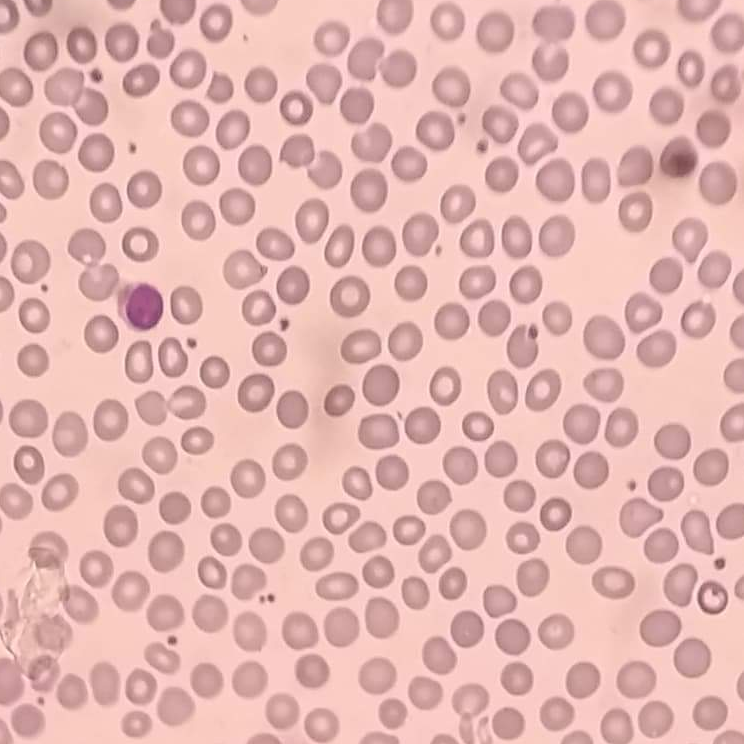
#> input picture Cell images/cell3.png, 744 x 744 px, found by its file name
$ python Cell_coverage_area_and_counting.py
#> lines starting #> are read from the running program, lines starting #| are printed output that depends on the picture; after the words box and inside, x2 and y2 are one past the last pixel; in counts of white or black regions, pixels touching at a corner belong together; long printed decimals are rounded

from skimage import filters
from scipy import ndimage
import matplotlib.pyplot as plt
import cv2
from skimage import measure


img = cv2.imread('/home/zahid/Zahid/cell3.png')
#> img is the input picture: shape (744, 744, 3); mean B, G, R 177.8, 182, 227.5
gray = cv2.cvtColor(img, cv2.COLOR_BGR2GRAY)
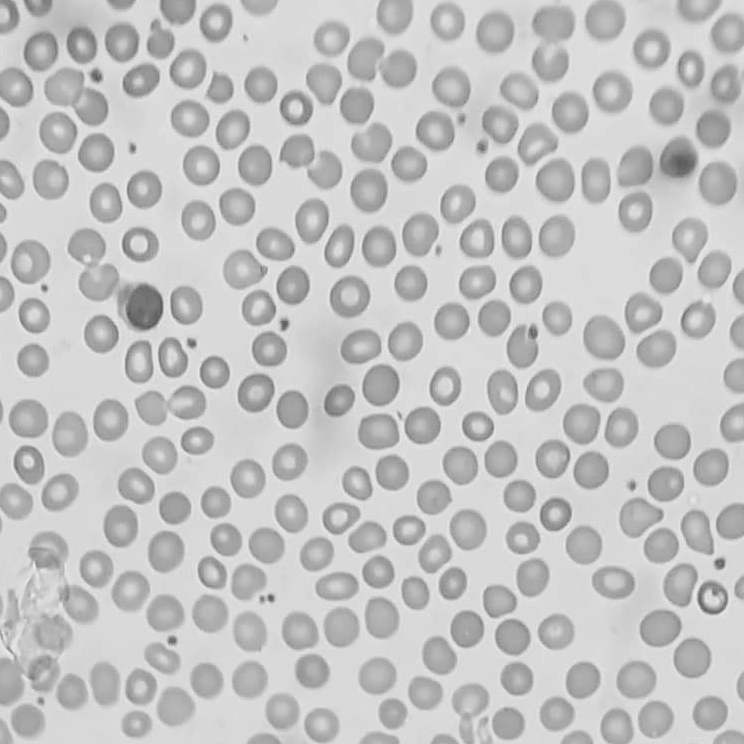
#> gray: shape (744, 744); min 81, max 238, mean 195.1
val = filters.threshold_otsu(gray)
#> val = 190
drops = ndimage.binary_fill_holes(gray < val)
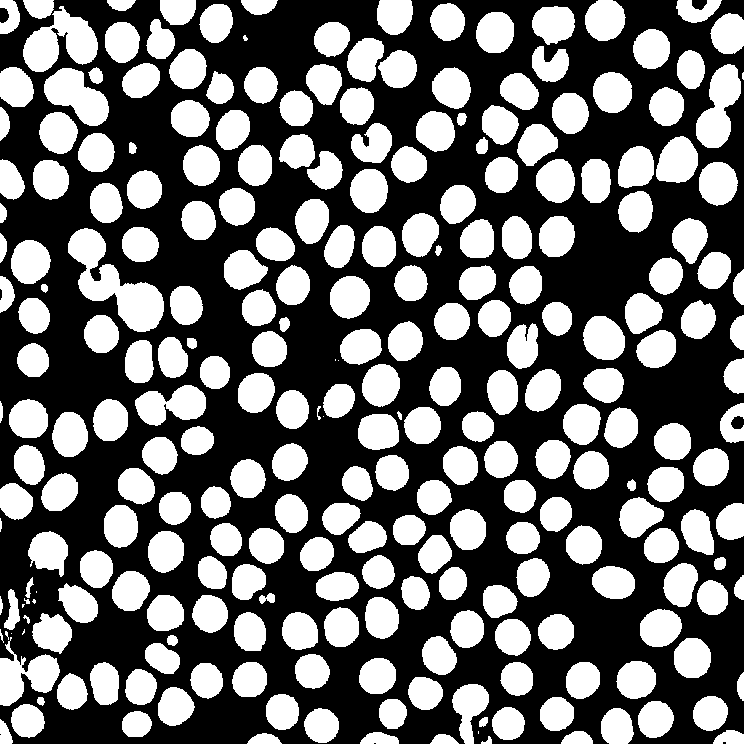
#> drops: shape (744, 744) bool; 42.3% white; 266 white regions (11 under 20 px), largest, box (x1, y1, x2, y2) and area: (68, 228, 164, 332) 4068, (23, 6, 98, 72) 2764, (696, 64, 741, 148) 2217
labels = measure.label(drops)
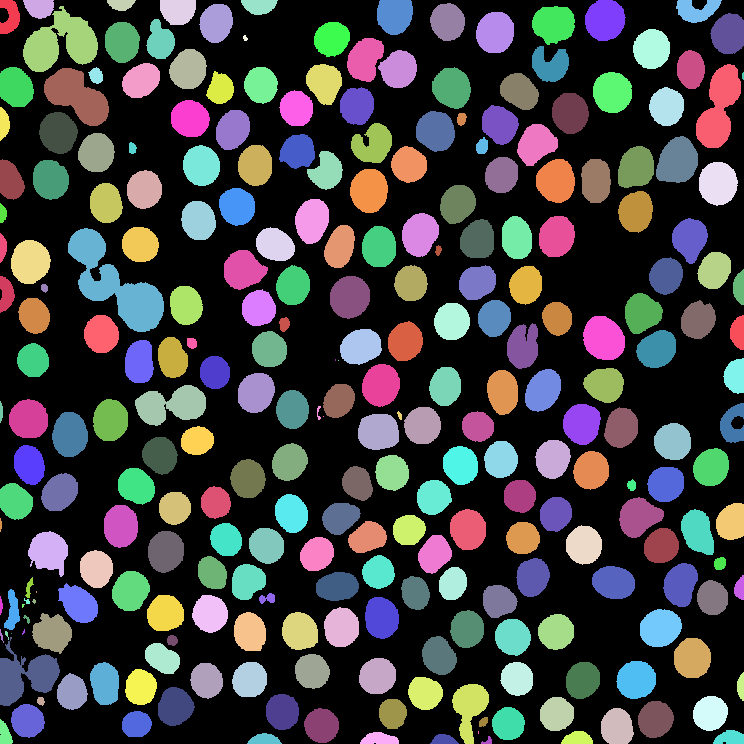
#> labels: shape (744, 744) int32; 267 distinct labels, from 0 to 266; one colour per label, 0 black
print('Number of objects',labels.max())
#| Number of objects 266

cv2.imshow('detected objects',img)
print('coverage is %f' %(drops.mean()))
#| coverage is 0.4235
plt.imshow(drops, cmap='gray')
plt.show()
cv2.waitKey(0)
cv2.destroyAllWindows()

$ run again, with Cell images/B.png copied over Cell images/cell3.png
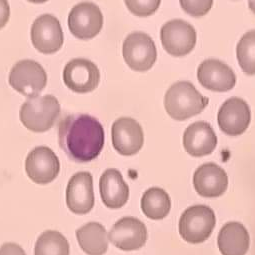
#> input picture Cell images/B.png, 255 x 255 px, found by its file name
#> img is the input picture: shape (255, 255, 3); mean B, G, R 177.6, 182, 227.3
#> `gray = cv2.cvtColor(img, cv2.COLOR_BGR2GRAY)`:
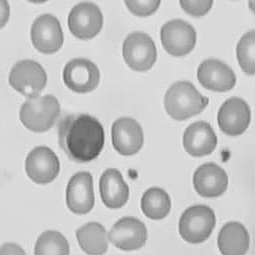
#> gray: shape (255, 255); min 81, max 236, mean 195.1
#> val = 187
#> drops: shape (255, 255) bool; 39.4% white; 29 white regions, largest, box (x1, y1, x2, y2) and area: (9, 59, 105, 163) 3970, (76, 216, 147, 255) 1607, (165, 81, 209, 120) 1205
#> `labels = measure.label(drops)`:
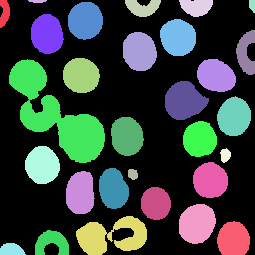
#> labels: shape (255, 255) int32; 30 distinct labels, from 0 to 29; one colour per label, 0 black
#| Number of objects 29
#| coverage is 0.3936

$ run again, with Cell images/C.jpg saved as Cell images/cell3.png
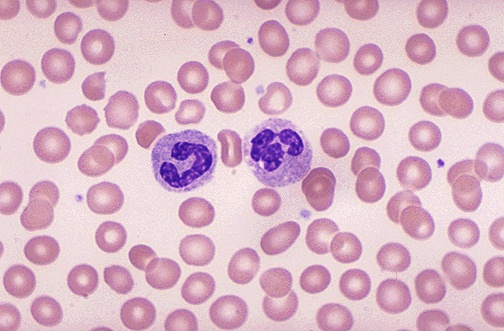
#> input picture Cell images/C.jpg, 504 x 331 px, found by its file name
#> img is the input picture: shape (331, 504, 3); mean B, G, R 198.1, 180.6, 218.1
#> val = 188
#> `drops = ndimage.binary_fill_holes(gray < val)`:
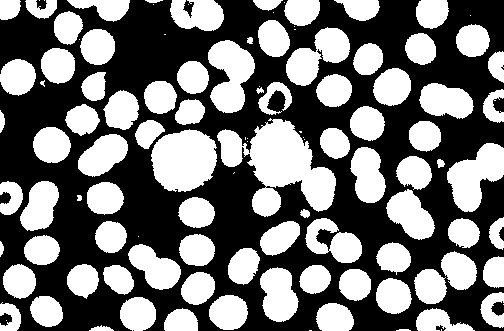
#> drops: shape (331, 504) bool; 45.4% white; 110 white regions (25 under 20 px), largest, box (x1, y1, x2, y2) and area: (217, 118, 336, 217) 5826, (151, 129, 217, 192) 3228, (447, 143, 504, 212) 2286
#> `labels = measure.label(drops)`:
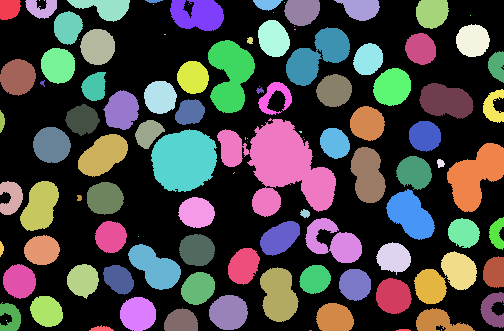
#> labels: shape (331, 504) int32; 111 distinct labels, from 0 to 110; one colour per label, 0 black
#| Number of objects 110
#| coverage is 0.454
